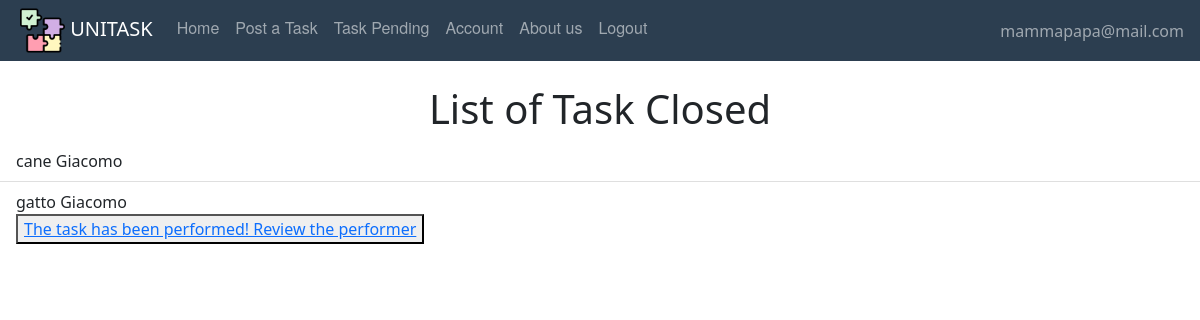
The app's page /taskpending (signed in), older data.
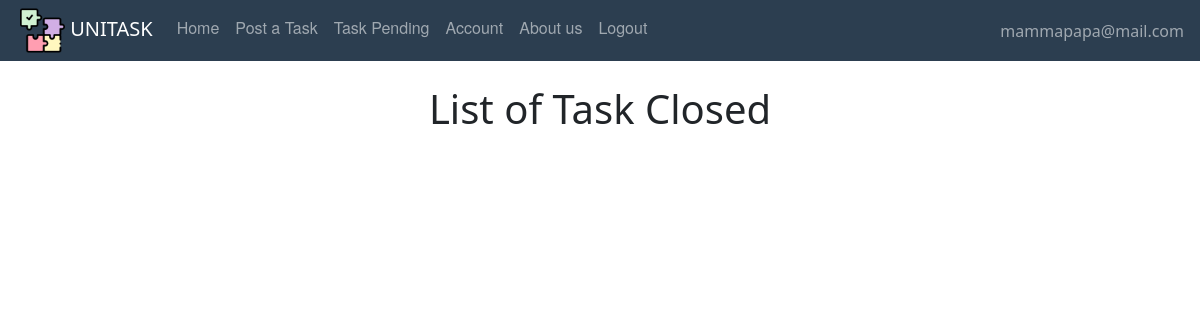
The same page, newer data.
### website/models.py (models this page shows, shortened)
class User(db.Model, UserMixin):
    id = db.Column(db.Integer, primary_key=True)
    email = db.Column(db.String(150), unique=True)
    password = db.Column(db.String(150))
    first_name = db.Column(db.String(150))
    surname = db.Column(db.String(150))
    type = db.Column(db.String(20))
    reviewsposted = db.relationship('Review', foreign_keys='Review.id_reviewer',
                                    backref='author')
    reviewsreceived = db.relationship('Review', foreign_keys='Review.id_reviewed',
                                      backref='received')
    __mapper_args__ = {
        'polymorphic_on': type,
        'polymorphic_identity': 'user',
    }

class Offer(db.Model, UserMixin):
    id = db.Column(db.Integer, primary_key=True)
    title = db.Column(db.String(150))
    description = db.Column(db.String(150))
    address = db.Column(db.String(150))
    placeId = db.Column(db.String(150))
    lat = db.Column(db.Float)
    lng = db.Column(db.Float)
    date = db.Column(db.DateTime(timezone=True), default=func.now())
    isAss = db.Column(db.Boolean, default=False)
    date_task = db.Column(db.DateTime(timezone=True))
    id_adult = db.Column(db.Integer, db.ForeignKey('adult.id'))
    scelta = db.Column(db.Integer, db.ForeignKey('student.id'))
    isPerf = db.Column(db.Boolean, default=False)
    rece = db.relationship('Review', backref='recensione')
    isClosed = db.Column(db.Boolean, default=False)

### website/views.py (the view)
@views.route('/taskpending')
def taskpending():
    pending = []
    for task in current_user.tasks:
        if task.isAss:
            pending.append(task)
        if task.isAss == False and task.isPerf == True:
            pending.append(task)
    return render_template("Adult/taskspending.html", user=current_user, pending=pending)

### website/__init__.py (called while the page is built)
def create_app():
    app = Flask(__name__)
    app.config['SECRET_KEY'] = 'atrebunfigoassurdo'
    app.config['SQLALCHEMY_DATABASE_URI'] = 'sqlite:///'+ DB_NAME
    db.init_app(app)
    from .views import views  # We imported the name of the blueprint
    from .auth import auth
    app.register_blueprint(views, url_prefix="/")  # Stiamo dicendo come sono definite le pagine e dove sono
    app.register_blueprint(auth, url_prefix="/")
    from .models import User, Offer, Adult, Student
    create_database(app)
    login_manager = LoginManager()
    login_manager.login_view = 'auth.login'  # dove vogliamo mandare l'user se non loggato
    login_manager.init_app(app)
    @login_manager.user_loader
    def load_user(id):
        return User.query.get(int(id))
    return app

### website/templates/Adult/taskspending.html
{% extends "base.html" %} {% block title %}Task to be performed{% endblock %} {% block content%}
    <br />
    <h1 align="center">List of Task Closed</h1>
<ul class="list-group list-group-flush" id="offers">
  {% for offer in pending %}
            <li class="list-group-item">
     {{ offer.title }} {{ offer.performer.first_name }}
          <br/>
                {% if offer.isAss==True and offer.isPerf==False %}
            <button> <a href={{ url_for('views.writereview', task_id=offer.id) }} > The task has been performed! Review the performer</a></button>
            </li>
        {% endif %}
  {% endfor %}
</ul>
{% endblock %}

### website/templates/base.html (shortened to what this page needs)
<!DOCTYPE html>
<html lang="">
  <head>
      <link href="../static/css/style.css" rel="stylesheet">
      <link href="https://cdn.jsdelivr.net/npm/bootstrap@5.0.2/dist/css/bootstrap.min.css" rel="stylesheet">
  </head>
  <body>
  <nav class="navbar navbar-expand-lg navbar-dark">
    <ul class="navbar-nav mr-auto">
    <li>
    <a style="padding-left:1em;" class="navbar-brand" href="#">
        <img src="/static/images/pic/puzzle.png" width="45" height="45"/>
        UNITASK
    </a></li>
            {% if user.is_authenticated %}
                {% if user.type=='adult' %}
                    <li class="nav-item"><a class="nav-link" id="home" href="/">Home</a></li>
                    <li class="nav-item"><a class="nav-link" id="posttask" href="/posttask">Post a Task</a></li>
                    <li class="nav-item"><a class="nav-link" id="offer" href="/taskpending">Task Pending</a></li>
                    <li class="nav-item"><a class="nav-link" id="account" href="/account">Account</a></li>
                    <li class="nav-item"><a class="nav-link" id="aboutus" href="/about_us">About us</a></li>
                    <li class="nav-item"><a class="nav-link" id="logout" href="/logout">Logout</a></li>
                    {% endif %}
                </ul>
                <ul class="navbar-nav ms-auto">
                <li class="nav-item">
                    <span style="padding-right:1em;" class="navbar-text d-flex justify-content-end">
                     {{ user.email}}
                       </span>
                </li>
                </ul>
                    {% else %}
                <li class="nav-item"><a class="nav-link" id="sign_up" href="/sign_up">Signup</a></li>
                <li class="nav-item"><a class="nav-link" id="login" href="/login">Login</a>
                <li class="nav-item"> <a class="nav-link" id="aboutus" href="/about_us">About us</a></li>
            {% endif %}
</nav>
    {% block content %}
    {% endblock %}
  </body>
</html>

### website/static/css/style.css (style rules this page uses)
.navbar { list-style-type: none; margin: 0; padding: 0; overflow: hidden; background-color: #2c3e50; }
.nav-link { display: block; color: white; text-align: center; padding: 14px 16px; text-decoration: none; font-family: "Helvetica Neue", Helvetica, Arial, sans-serif; }

Row changes from the older to the newer data that the page shows:
no longer on this page (row edited): Offer: title "cane", performer.first_name "Giacomo"
no longer on this page (row edited): Offer: title "gatto", performer.first_name "Giacomo"
